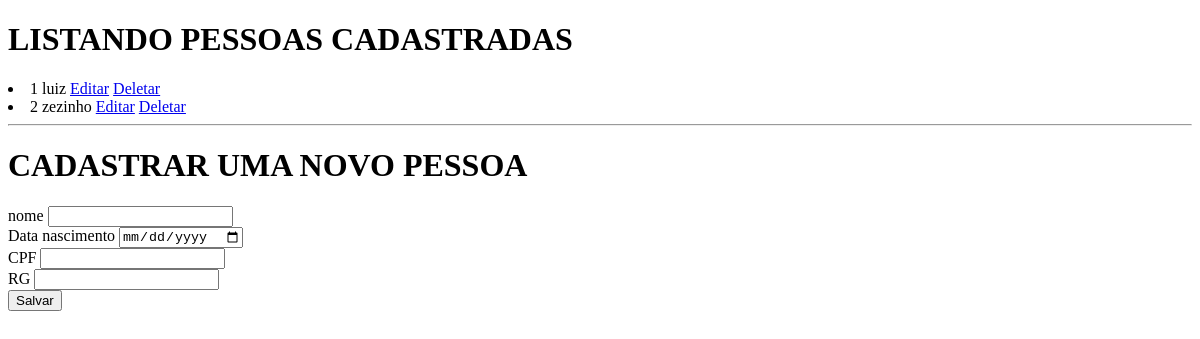
Before: / with the older database file.
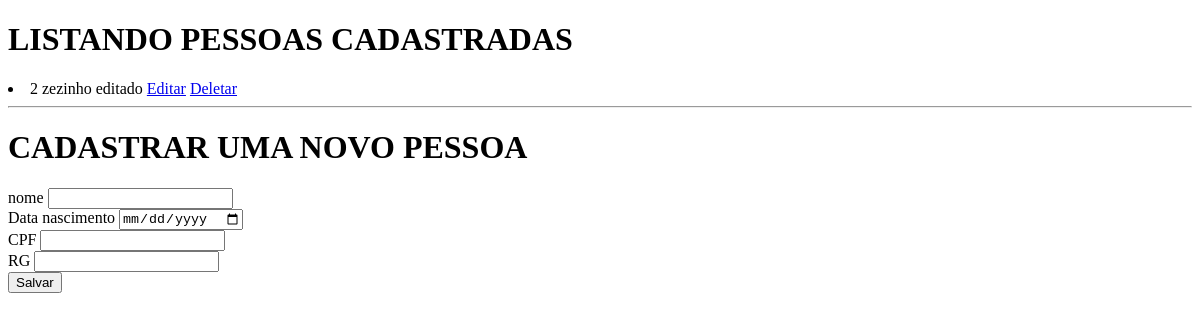
After: the same page with the newer database file.
### PessoasCrud/models.py (models this page shows, shortened)
class Pessoa(models.Model):
    nome = models.CharField(max_length=100)
    cpf = models.CharField(max_length=15)
    rg = models.CharField(max_length=20)
    data_nascimento = models.DateField(blank=True)

### PessoasCrud/views.py (the view)
# urls.py: 2. Add a URL to urlpatterns:  path('', views.home, name='home')
def home(request):
    pessoas = Pessoa.objects.all()
    return render(request, 'index.html', {'pessoas': pessoas})

### PessoasCrud/templates/index.html (shortened to what this page needs)
<!doctype html>
<html lang="en">
<head>
</head>
<body>
    <h1>LISTANDO PESSOAS CADASTRADAS</h1>
    {% for pessoa in pessoas %}
        <li>
            {{pessoa.id}} {{pessoa.nome}}
            <a href="{% url 'editar' pessoa.id %}">Editar</a>
            <a href="{% url 'deletar' pessoa.id %}">Deletar</a>
        </li>
    {% endfor %}
    <hr>
    <h1>CADASTRAR UMA NOVO PESSOA</h1>
    <form action="{% url 'salvar' %}" method="POST">
        <div>
            <label>nome</label>
            <input type="text" name="nome" id="nome">
        </div>
        <div>
             <label>Data nascimento</label>
            <input type="date" name="data_nascimento" id="data_nascimento">
        </div>
        <div>
            <label>CPF</label>
            <input type="text" name="cpf" id="cpf">
        </div>
        <div>
            <label>RG</label>
            <input type="text" name="rg" id="rg">
        </div>
        <button type="submit">Salvar</button>
    </form>

Changed rows visible on the page:
removed Pessoa: id "1", nome "luiz"
changed Pessoa id 2: nome "zezinho" → "zezinho editado"
